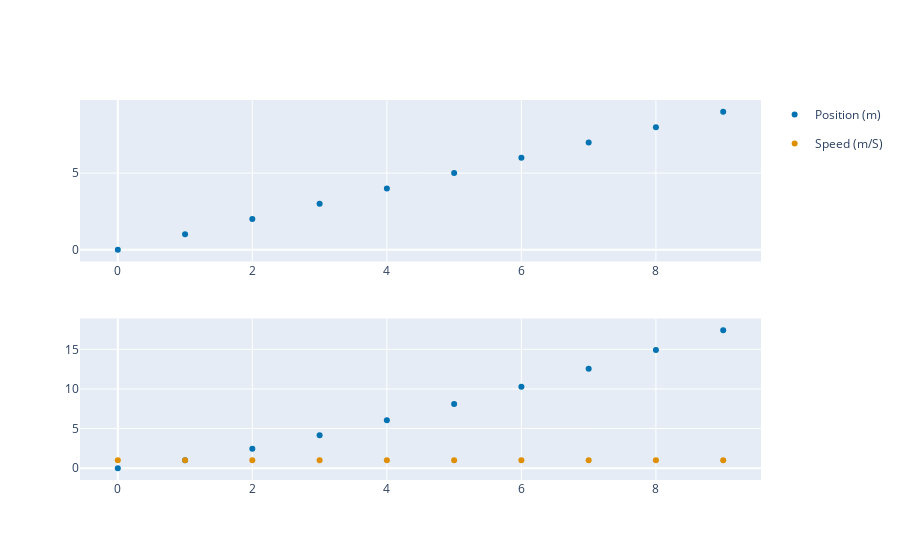

Notebook source saved alongside this figure:
### Code cell
fig = px.scatter(df,x='time__s__', y='time__s__') / px.scatter(df,x='time__s__', y=['position__m__', 'speed__m/s__'])
fig

### Figure 1 — Plotly figure (JSON) as saved in the notebook; plotly's stock layout.template omitted (floating-point values rounded to 4 significant figures)
{"data": [{"hovertemplate": "Time (s)=%{y}<extra></extra>", "legendgroup": "", "marker": {"color": "#0173b2", "symbol": "circle"}, "mode": "markers", "name": "", "orientation": "v", "showlegend": false, "type": "scatter", "x": [0, 1, 2, 3, 4, 5, 6, 7, 8, 9], "xaxis": "x", "y": [0, 1, 2, 3, 4, 5, 6, 7, 8, 9], "yaxis": "y"}, {"hovertemplate": "Variable=position__m__<br>Time (s)=%{x}<br>Value=%{y}<extra></extra>", "legendgroup": "Position (m)", "marker": {"color": "#0173b2", "symbol": "circle"}, "mode": "markers", "name": "Position (m)", "orientation": "v", "showlegend": true, "type": "scatter", "x": [0, 1, 2, 3, 4, 5, 6, 7, 8, 9], "xaxis": "x2", "y": [0, 1, 2.462, 4.171, 6.063, 8.103, 10.27, 12.55, 14.93, 17.4], "yaxis": "y2"}, {"hovertemplate": "Variable=speed__m/s__<br>Time (s)=%{x}<br>Value=%{y}<extra></extra>", "legendgroup": "Speed (m/S)", "marker": {"color": "#de8f05", "symbol": "circle"}, "mode": "markers", "name": "Speed (m/S)", "orientation": "v", "showlegend": true, "type": "scatter", "x": [0, 1, 2, 3, 4, 5, 6, 7, 8, 9], "xaxis": "x2", "y": [1, 1, 1, 1, 1, 1, 1, 1, 1, 1], "yaxis": "y2"}], "layout": {"xaxis": {"anchor": "y", "domain": [0, 1]}, "xaxis2": {"anchor": "y2", "domain": [0, 1]}, "yaxis": {"anchor": "x", "domain": [0.575, 1]}, "yaxis2": {"anchor": "x2", "domain": [0, 0.425]}}}
